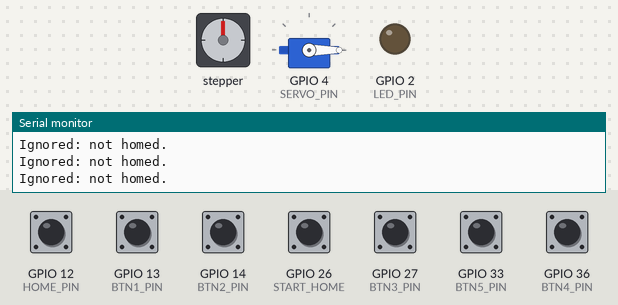
This sketch was run on a simulated ESP32. On the bench: stepper motor, servo, output pins drawn as LEDs (lit = HIGH), the last lines printed to the serial monitor. Wiring (inferred from the names in the program): stepper motor driver (200 steps per turn assumed): step GPIO 17; direction GPIO 16; enable GPIO 18. Inputs (shaded band) come from the test bench; at power-on: GPIO 12 (HOME_PIN), GPIO 13 (BTN1_PIN), GPIO 14 (BTN2_PIN), GPIO 26 (START_HOME), GPIO 27 (BTN3_PIN), GPIO 33 (BTN5_PIN) HIGH, GPIO 36 (BTN4_PIN) LOW. Pins used as bus, display or sensor lines are not drawn.

Above: at 1.4 s.
1.5 s: GPIO 26 (START_HOME) pulled LOW for 0.15 s
At 2.3 s:
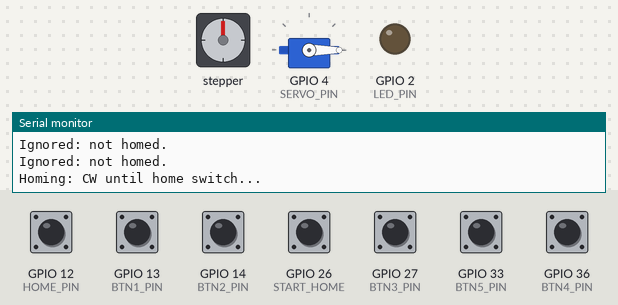
4.6 s: GPIO 12 (HOME_PIN) pulled LOW for 0.15 s
7.7 s: GPIO 12 (HOME_PIN) driven LOW and GPIO 26 (START_HOME) driven LOW
At 11.3 s:
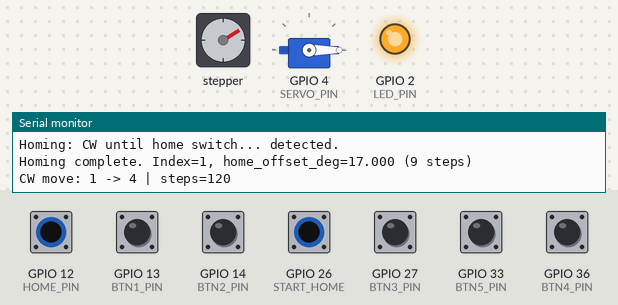
13.7 s: GPIO 26 (START_HOME) driven HIGH
At 14.4 s:
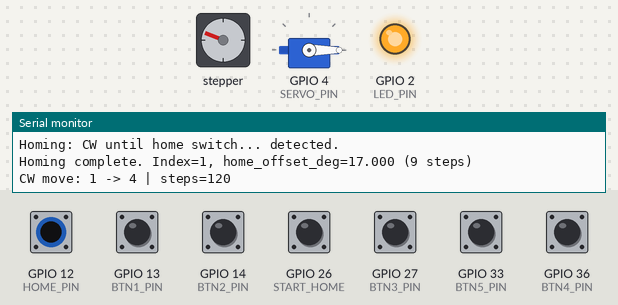
16.7 s: GPIO 13 (BTN1_PIN) pulled LOW for 1 s
At 18.0 s:
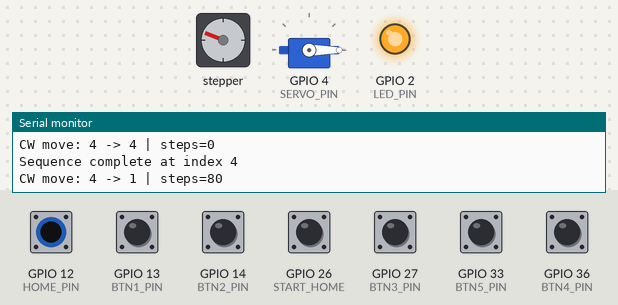
20.7 s: GPIO 14 (BTN2_PIN) pulled LOW for 1 s
Timing chart, 0 to 25.7 s (numbered marks = the images above; inputs shaded):
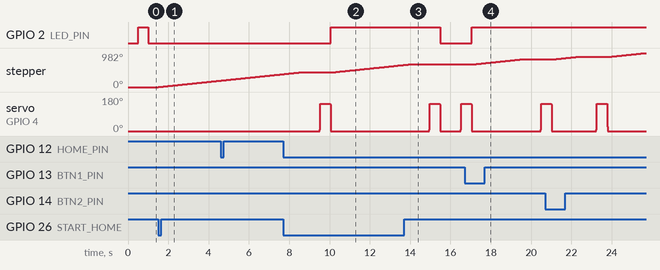

The sketch:

Stepper_motor_and_servo.ino
```cpp
// ESP32 + A4988 + Servo – 5-Position Indexer with Post-Move Servo Cycle
// Always-CW indexing. Half-step (if used) is set in hardware on the driver.
// Stepper: EN=D18, STEP=D17, DIR=D16
// Home switch: D12 (active-LOW to GND, INPUT_PULLUP)
// Start homing button: D26 (active-LOW)
// Position buttons: 1=D13, 2=D14, 3=D27, 4=GPIO36(VP, ext pull-up), 5=D33
//
// After moving to the requested position:
// - Wait 2 s
// - Sweep servo MIN_SAFE -> MAX_SAFE (full arc), wait 1 s, then sweep back MAX_SAFE -> MIN_SAFE
//
// Servo (memorised):
// SERVO_PIN=4, BTN1=13, BTN2=14, LED=2
// MIN_US=150, MAX_US=2100, END_MARGIN_US adjustable (default 0)
// STEP_US=60 us per step, STEP_DELAY_MS=1 ms between steps

#include <ESP32Servo.h>

// ---------------- Pins ----------------
#define EN_PIN      18
#define STEP_PIN    17
#define DIR_PIN     16
#define HOME_PIN    12
#define START_HOME  26

#define BTN1_PIN    13
#define BTN2_PIN    14
#define BTN3_PIN    27
#define BTN4_PIN    36   // VP/GPIO36: input-only, needs external 10k pull-up
#define BTN5_PIN    33

// Servo pins (memorised)
const int SERVO_PIN = 4;
const int LED_PIN   = 2;   // onboard LED heartbeat

// ---------------- Stepper config ----------------
const int steps_per_rev = 200;
const int step_us       = 15000;
const int POSITIONS       = 5;
const int steps_per_index = steps_per_rev / POSITIONS;

// Homing offset (degrees)
const float HOME_OFFSET_DEG = 17.0f; //adjust this value to position the table correctly on to the magnet

// Debounce
const uint32_t DEBOUNCE_MS = 30;

// ---------------- Servo config (memorised) ----------------
int MIN_US = 150;       // adjust if needed for your servo
int MAX_US = 2100;      // adjust if needed for your servo
int END_MARGIN_US = 0;  // back off from hard stops to avoid stall

int MIN_SAFE = 0;       // computed in setup
int MAX_SAFE = 0;

const int SERVO_STEP_US   = 60;  // larger = faster motion across arc
const int STEP_DELAY_MS   = 1;   // smaller = faster

// ---------------- State ----------------
bool homed = false;
int  current_index = 1;

Servo servo;

// ---------------- Helpers ----------------
inline bool home_active() { return digitalRead(HOME_PIN) == LOW; } // active-LOW

inline void set_enabled(bool on) {
  digitalWrite(EN_PIN, on ? LOW : HIGH); // LOW=enable for A4988/DRV8825
}

inline void set_dir_cw()  { digitalWrite(DIR_PIN, HIGH); }
inline void set_dir_ccw() { digitalWrite(DIR_PIN, LOW);  }

inline void step_once() {
  digitalWrite(STEP_PIN, HIGH);
  delayMicroseconds(step_us);
  digitalWrite(STEP_PIN, LOW);
  delayMicroseconds(step_us);
}

void step_cw(long n) {
  if (n <= 0) return;
  set_dir_cw();
  for (long i = 0; i < n; i++) {
    step_once();
    if ((i & 0xFF) == 0) yield();
  }
}

void step_ccw(long n) {
  if (n <= 0) return;
  set_dir_ccw();
  for (long i = 0; i < n; i++) {
    step_once();
    if ((i & 0xFF) == 0) yield();
  }
}

inline long deg_to_steps(float deg) {
  // Positive = CW, Negative = CCW
  double steps = (deg / 360.0) * (double)steps_per_rev;
  if (steps >= 0) return (long)(steps + 0.5);
  else            return (long)(steps - 0.5);
}

bool pressed_now(uint8_t pin, uint32_t &last_ts) {
  const bool low = (digitalRead(pin) == LOW);
  uint32_t t = millis();
  if (low && (t - last_ts) > DEBOUNCE_MS) { last_ts = t; return true; }
  return false;
}

// ---------------- Homing ----------------
void apply_home_offset_steps(long off_steps) {
  if (off_steps > 0) {
    step_cw(off_steps);
  } else if (off_steps < 0) {
    step_ccw(-off_steps);
  }
}

void do_homing() {
  Serial.print("Homing: CW until home switch... ");
  set_dir_cw();
  while (!home_active()) step_once();
  Serial.println("detected.");

  long off = deg_to_steps(HOME_OFFSET_DEG);
  apply_home_offset_steps(off);

  current_index = 1;
  homed = true;

  Serial.print("Homing complete. Index=1, home_offset_deg=");
  Serial.print(HOME_OFFSET_DEG, 3);
  Serial.print(" (");
  Serial.print(off);
  Serial.println(" steps)");
}

// ---------------- Servo motion ----------------
void servo_attach_if_needed() {
  if (!servo.attached()) {
    servo.attach(SERVO_PIN, MIN_SAFE, MAX_SAFE);
  }
}

void servo_move_to_us(int target_us) {
  servo_attach_if_needed();
  int cur = servo.readMicroseconds();
  if (cur < MIN_SAFE || cur > MAX_SAFE) {
    cur = MIN_SAFE; // clamp to a known good start
    servo.writeMicroseconds(cur);
    delay(5);
  }
  int step = (target_us >= cur) ? SERVO_STEP_US : -SERVO_STEP_US;
  for (int us = cur; (step > 0 ? us <= target_us : us >= target_us); us += step) {
    servo.writeMicroseconds(us);
    delay(STEP_DELAY_MS);
  }
}

void servo_full_arc_out_and_back() {
  // Ensure we start at MIN_SAFE, sweep to MAX_SAFE, wait, then sweep back
  servo_move_to_us(MIN_SAFE);
  servo_move_to_us(MAX_SAFE);
  delay(500); // 1 s at the end
  servo_move_to_us(MIN_SAFE);
}

// ---------------- Indexing + post-move cycle ----------------
void run_position_sequence_after_move() {
  delay(1000); // wait 2 seconds after reaching position
  servo_full_arc_out_and_back();
}

void move_to_index_cw(int target_index) {
  if (!homed) { Serial.println("Ignored: not homed."); return; }
  if (target_index < 1 || target_index > POSITIONS) return;

  int forward_slots = target_index - current_index;
  if (forward_slots < 0) forward_slots += POSITIONS;

  long steps = (long)forward_slots * (long)steps_per_index;

  Serial.print("CW move: "); Serial.print(current_index);
  Serial.print(" -> ");     Serial.print(target_index);
  Serial.print(" | steps=");Serial.println(steps);

  step_cw(steps);
  current_index = target_index;

  // After arriving, do the servo cycle
  run_position_sequence_after_move();

  Serial.print("Sequence complete at index "); Serial.println(current_index);
}

// ---------------- Setup / Loop ----------------
void setup() {
  Serial.begin(115200);
  delay(200);
  Serial.println("=== 5-Pos Indexer + Servo Cycle ===");
  Serial.println("Press and release START (D26) to home. After homing, use 1..5 to index.");

  pinMode(EN_PIN, OUTPUT);
  pinMode(STEP_PIN, OUTPUT);
  pinMode(DIR_PIN, OUTPUT);
  pinMode(HOME_PIN, INPUT_PULLUP);
  pinMode(START_HOME, INPUT_PULLUP);

  pinMode(BTN1_PIN, INPUT_PULLUP);
  pinMode(BTN2_PIN, INPUT_PULLUP);
  pinMode(BTN3_PIN, INPUT_PULLUP);
  pinMode(BTN5_PIN, INPUT_PULLUP);
  pinMode(BTN4_PIN, INPUT); // VP with external pull-up

  pinMode(LED_PIN, OUTPUT);
  digitalWrite(LED_PIN, LOW);

  digitalWrite(STEP_PIN, LOW);
  set_enabled(true);

  // Compute safe endpoints from margins and attach servo
  MIN_SAFE = MIN_US + END_MARGIN_US;
  MAX_SAFE = MAX_US - END_MARGIN_US;
  servo.attach(SERVO_PIN, MIN_SAFE, MAX_SAFE);
  servo.writeMicroseconds(MIN_SAFE);

  Serial.print("steps_per_rev="); Serial.print(steps_per_rev);
  Serial.print(", steps_per_index="); Serial.println(steps_per_index);
  Serial.print("HOME_OFFSET_DEG="); Serial.println(HOME_OFFSET_DEG, 3);
  Serial.print("Servo MIN_SAFE="); Serial.print(MIN_SAFE);
  Serial.print(" us, MAX_SAFE="); Serial.print(MAX_SAFE);
  Serial.println(" us");
}

void loop() {
  static uint32_t ts_home=0, ts1=0, ts2=0, ts3=0, ts4=0, ts5=0;

  // Tiny heartbeat
  static uint32_t hb=0;
  if (millis() - hb > 500) { hb = millis(); digitalWrite(LED_PIN, !digitalRead(LED_PIN)); }

  if (pressed_now(START_HOME, ts_home)) do_homing();

  if (pressed_now(BTN1_PIN, ts1)) move_to_index_cw(1);
  if (pressed_now(BTN2_PIN, ts2)) move_to_index_cw(2);
  if (pressed_now(BTN3_PIN, ts3)) move_to_index_cw(3);
  if (pressed_now(BTN4_PIN, ts4)) move_to_index_cw(4);
  if (pressed_now(BTN5_PIN, ts5)) move_to_index_cw(5);
}
```

Measured:
- after the input at 1.5 s, GPIO 2 (LED_PIN): stops changing and stays LOW; stepper: keeps turning clockwise at about 60°/s, starting at once
- after the input at 7.7 s, GPIO 2 (LED_PIN): goes on until 10.1 s, then stays HIGH; servo on GPIO 4 (SERVO_PIN): goes on until 10.1 s, then stays 0°
- after the input at 13.7 s, stepper: goes on until 13.9 s, then stays 651°
- after the input at 16.7 s, GPIO 2 (LED_PIN): goes on until 17.1 s, then stays HIGH; stepper: turns 144° clockwise in 2.4 s, starting after 0.37 s
